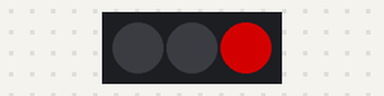
Recording of a program running on a simulated BBC micro:bit (MakeCode). Shown: 3 RGB LEDs in strip order, left to right. Dim RGB values are drawn brighter than linear.

Above: at 1.5 s.
At 3.5 s:
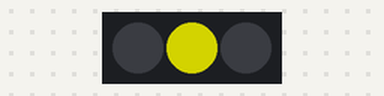
At 5.5 s:
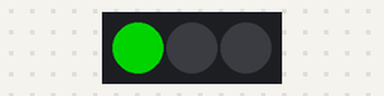
Timing chart, 0 to 9.1 s (numbered marks = the images above):
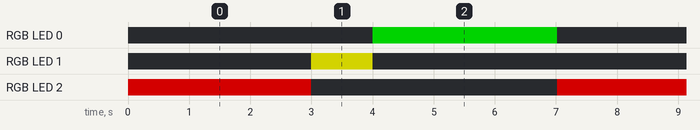

Measured:
- by itself, RGB LED 0: alternates RGB(0, 127, 0) for 3.0 s and off for 4.0 s
- by itself, RGB LED 1: alternates RGB(127, 127, 0) for 1.0 s and off for 6.0 s
- by itself, RGB LED 2: alternates RGB(127, 0, 0) for 3.0 s and off for 4.0 s

The program:

main.ts
```typescript
function 黄灯亮 () {
    strip.setPixelColor(2, neopixel.colors(NeoPixelColors.Black))
    strip.setPixelColor(1, neopixel.colors(NeoPixelColors.Yellow))
    strip.setPixelColor(0, neopixel.colors(NeoPixelColors.Black))
    strip.show()
}
function 绿灯亮 () {
    strip.setPixelColor(2, neopixel.colors(NeoPixelColors.Black))
    strip.setPixelColor(1, neopixel.colors(NeoPixelColors.Black))
    strip.setPixelColor(0, neopixel.colors(NeoPixelColors.Green))
    strip.show()
}
function 红灯亮 () {
    strip.setPixelColor(2, neopixel.colors(NeoPixelColors.Red))
    strip.setPixelColor(1, neopixel.colors(NeoPixelColors.Black))
    strip.setPixelColor(0, neopixel.colors(NeoPixelColors.Black))
    strip.show()
}
let strip: neopixel.Strip = null
strip = neopixel.create(DigitalPin.P0, 3, NeoPixelMode.RGB)
basic.forever(function () {
    红灯亮()
    basic.pause(3000)
    黄灯亮()
    basic.pause(1000)
    绿灯亮()
    basic.pause(3000)
})
```

test.ts
```typescript
// 在此处测试；当此软件包作为插件使用时，将不会编译此软件包。
```
